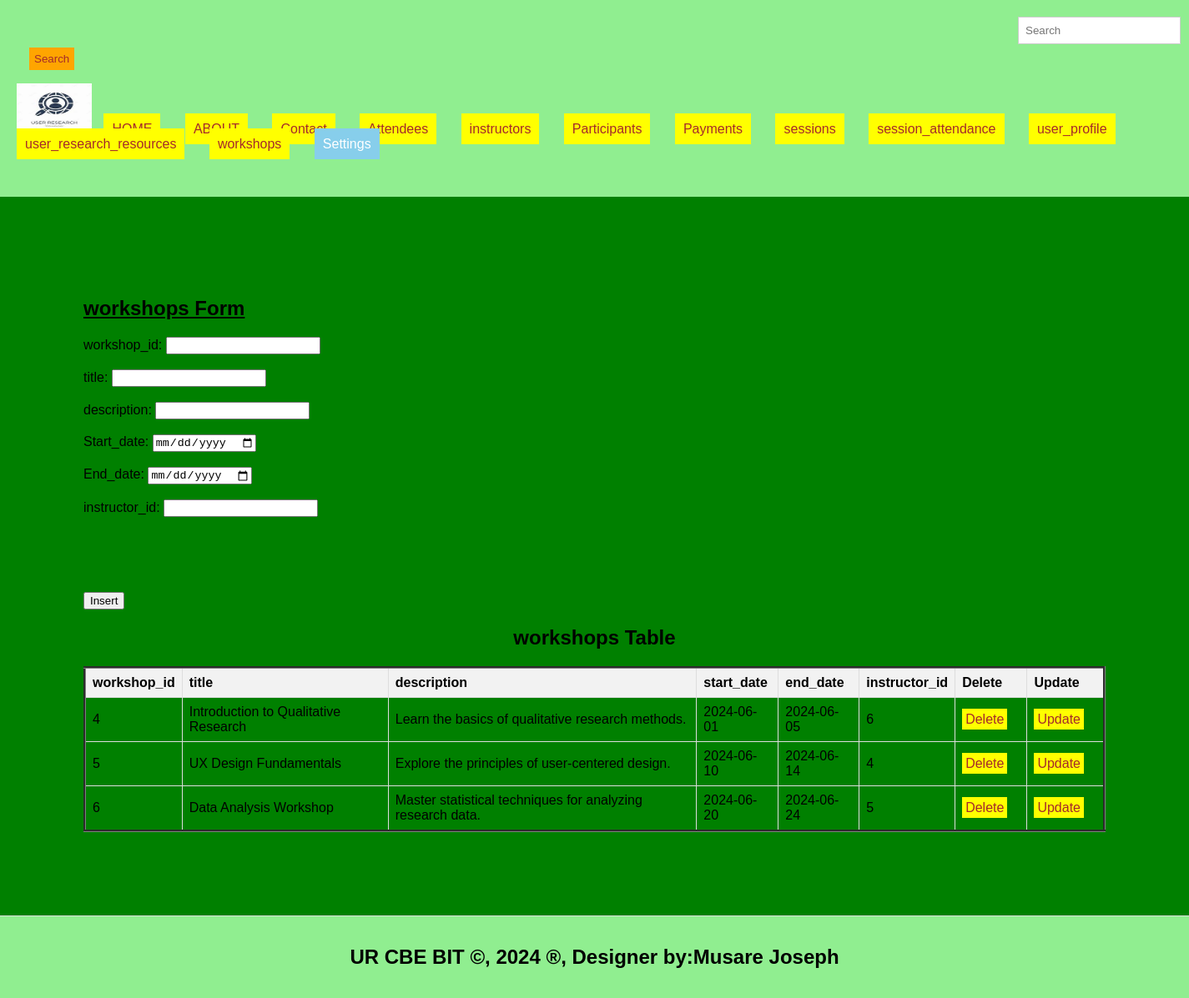
Screenshot of /workshops.php with the database file from the repository.
### tables this page shows
CREATE TABLE `workshops` (
  `workshop_id` int(11) NOT NULL,
  `title` varchar(100) NOT NULL,
  `description` text DEFAULT NULL,
  `start_date` date DEFAULT NULL,
  `end_date` date DEFAULT NULL,
  `instructor_id` int(11) DEFAULT NULL
);

### workshops.php (the view, shortened to what this page needs)
<!DOCTYPE html>
<html lang="en">
<head>
  <link rel="stylesheet" type="text/css" href="styles.css" title="style 1" media="screen, tv, projection, handheld, print"/>
  </head>
  <header>
<body bgcolor="green">
  <form class="d-flex" role="search" action="search.php">
      <input class="form-control me-2" type="search" placeholder="Search" aria-label="Search" name="query">
      <button class="btn btn-outline-success" type="submit">Search</button>
    </form>
  <ul style="list-style-type: none; padding: 0;">
    <li style="display: inline; margin-right: 10px;">
    <img src="./image/logos.jpeg" width="90" height="60" alt="Logo">
  </li>
      <li style="display: inline; margin-right: 10px;"><a href="./home.html">HOME</a>
  </li>
    <li style="display: inline; margin-right: 10px;"><a href="./about.html">ABOUT</a>
  </li>
  <li style="display: inline; margin-right: 10px;"><a href="./Contact.html">Contact</a>
  </li>
    <li style="display: inline; margin-right: 10px;"><a href="./attendees.php">Attendees</a>
  </li>
    <li style="display: inline; margin-right: 10px;"><a href="./instructors.php">instructors</a>
  </li>
    <li style="display: inline; margin-right: 10px;"><a href="./participants.php">Participants</a>
  </li>
    <li style="display: inline; margin-right: 10px;"><a href="./payments.php">Payments</a>
  </li>
    <li style="display: inline; margin-right: 10px;"><a href="./sessions.php">sessions</a>
  </li>
    <li style="display: inline; margin-right: 10px;"><a href="./session_attendance.php">session_attendance</a>
  </li>  <li style="display: inline; margin-right: 10px;"><a href="./user_profile.php">user_profile</a>
  </li>
    <li style="display: inline; margin-right: 10px;"><a href="./user_research_resources.php">user_research_resources</a>
  </li>
<li style="display: inline; margin-right: 10px;"><a href="./workshops.php">workshops</a>
  </li>
    <li class="dropdown" style="display: inline; margin-right: 10px;">
      <a href="#" style="padding: 10px; color: white; background-color: skyblue; text-decoration: none; margin-right: 15px;">Settings</a>
    </li><br><br>
  </ul>
</header>
<section>
    <h1><u>workshops Form</u></h1>
<form method="post" onsubmit="return confirmInsert();">
    <label for="workshop_id">workshop_id:</label>
    <input type="number" id="book_id" name="book_id" required><br><br>
    <label for="title">title:</label>
    <input type="number" id="ride_id" name="ride_id" required><br><br>
    <label for="description">description:</label>
    <input type="text" id="passenger_id" name="passenger_id" required><br><br>
    <label for="start_date">Start_date:</label>
    <input type="date" id="passengeid" name="passengeid" required><br><br>
    <label for="end_date">End_date:</label>
    <input type="date" id="passengid" name="passengid" required><br><br>
    <label for="instructor_id">instructor_id:</label>
    <input type="number" id="passengid" name="passengd" required><br><br>
        </select><br><br>
    </select><br><br>
    <input type="submit" name="add" value="Insert">
</form>
<!DOCTYPE html>
<html>
<head>
</head>
<body>
    <center><h2>workshops Table</h2></center>
    <table border="3">
        <tr>
            <th>workshop_id</th>
            <th>title</th>
            <th>description</th>
            <th>start_date</th>
            <th>end_date</th>
            <th>instructor_id</th>
            <th>Delete</th>
            <th>Update</th>
        </tr>
<?php
include('db_connection.php');
$sql = "SELECT * FROM workshops";
$result = $connection->query($sql);
if ($result->num_rows > 0) {
    while ($row = $result->fetch_assoc()) {
        $workshop_id = $row['workshop_id'];
        echo "<tr>
            <td>" . $row['workshop_id'] . "</td>
            <td>" . $row['title'] . "</td>
            <td>" . $row['description'] . "</td>
            <td>" . $row['start_date'] . "</td>
            <td>" . $row['end_date'] . "</td>
            <td>" . $row['instructor_id'] . "</td>
            <td><a style='padding:4px' href='delete_workshops.php?workshop_id=$workshop_id'>Delete</a></td>
            <td><a style='padding:4px' href='update_workshops.php?workshop_id=$workshop_id'>Update</a></td>
        </tr>";
    }
} else {
    echo "<tr><td colspan='7'>No data found</td></tr>";
}
?>
      </table>
</body>
</section>
<footer>
  <center>
   <b><h2>UR CBE BIT &copy, 2024 &reg, Designer by:Musare Joseph</h2></b>
  </center>
</footer>
</body>
</html>

### styles.css (style rules this page uses)
body { font-family: Arial, sans-serif; margin: 0; padding: 0; }
.form-control { padding: 8px; margin-left: 4px; border: 1px solid #ccc; }
.btn { padding: 6px; background-color: orange; color: brown; border: none; }
.dropdown { position: relative; display: inline; margin-right: 10px; }
body { font-family: Arial,sans-serif; margin:0; padding:0; }
header { background-color:lightgreen; padding: 20px; }
.dropdown { position: right; display:right; direction:rtl; }
section { padding:100px; border-bottom: 1px solid #ddd; }
footer { text-align: center; padding: 15px; background-color:lightgreen; }

### workshops.php (style rules this page uses)
a { padding: 10px; color: white; background-color: yellow; text-decoration: none; margin-right: 15px; }
a:link { color: brown; }
button.btn { margin-left: 15px; margin-top: 4px; }
input.form-control { margin-left: 1200px; padding: 8px; }
table { width: 100%; border-collapse: collapse; }
th, td { border: 1px solid #ddd; padding: 8px; text-align: left; }
th { background-color: #f2f2f2; }

### rows the page displays
workshops: workshop_id "4", title "Introduction to Qualitative Research", description "Learn the basics of qualitative research methods.", start_date "2024-06-01", end_date "2024-06-05", instructor "6"
workshops: workshop_id "5", title "UX Design Fundamentals", description "Explore the principles of user-centered design.", start_date "2024-06-10", end_date "2024-06-14", instructor "4"
workshops: workshop_id "6", title "Data Analysis Workshop", description "Master statistical techniques for analyzing research data.", start_date "2024-06-20", end_date "2024-06-24", instructor "5"
